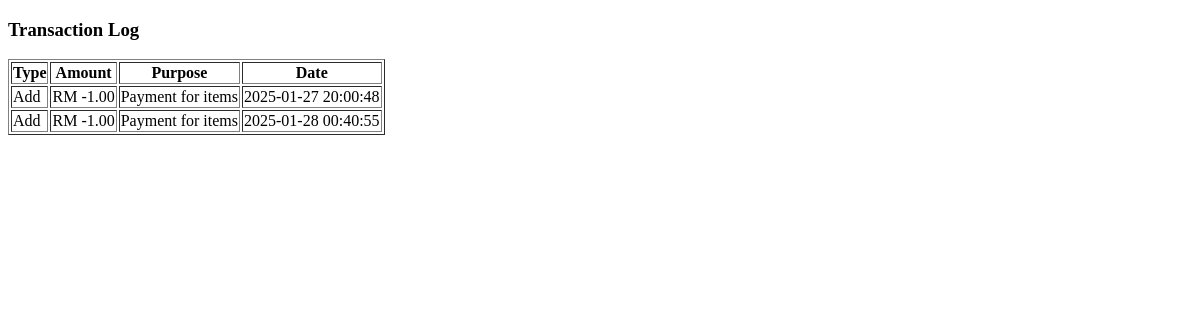
The page /fundsale on the database as committed earlier.
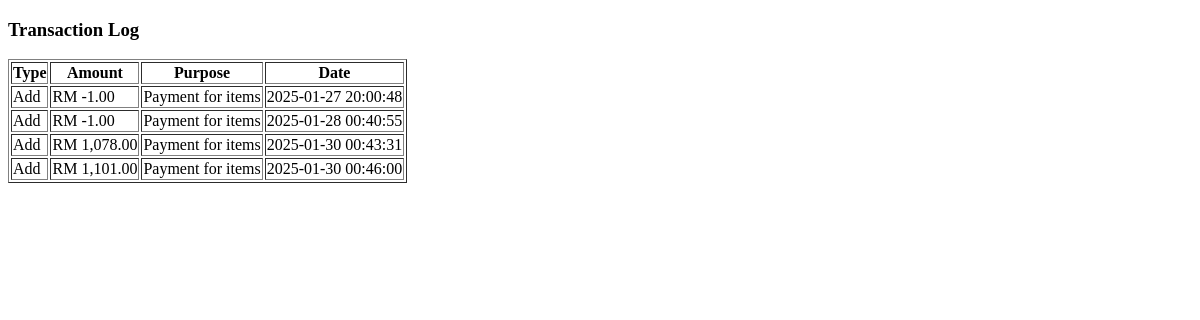
The same page on the database as committed later.
### main.py (models this page shows)
class Sales(db.Model):
    id = db.Column(db.Integer, primary_key=True)
    type = db.Column(db.String(10))
    amount = db.Column(db.Float, nullable=False)
    purpose = db.Column(db.String(255), nullable=False)
    date = db.Column(db.DateTime, default=datetime)

### main.py (the view)
@tandtweb.route('/fundsale', methods=['GET'])
def view_sale():
    transactions = Sales.query.filter(Sales.purpose == 'Payment for items').all()
    return render_template('fundsale.html', transactions=transactions)

### templates/fundsale.html (shortened to what this page needs)
<!DOCTYPE html>
<html lang="en">
<head>
</head>
<body>
    <h3>Transaction Log</h3>
    {% if transactions %}
    <table border="1">
        <thead>
            <tr>
                <th>Type</th>
                <th>Amount</th>
                <th>Purpose</th>
                <th>Date</th>
            </tr>
        </thead>
        <tbody>
            {% for transaction in transactions %}
            <tr>
                <td>{{ transaction.type }}</td>
                <td>RM {{ "{:,.2f}".format(transaction.amount) }}</td>
                <td>{{ transaction.purpose }}</td>
                <td>{{ transaction.date.strftime('%Y-%m-%d %H:%M:%S') }}</td>
            </tr>
            {% endfor %}
        </tbody>
    </table>
    {% else %}
    <p>No transactions to display.</p>
    {% endif %}
</body>
</html>

Rows that differ between the two databases and show on the page:
added Sales: amount "1,078.00"
added Sales: amount "1,101.00"
